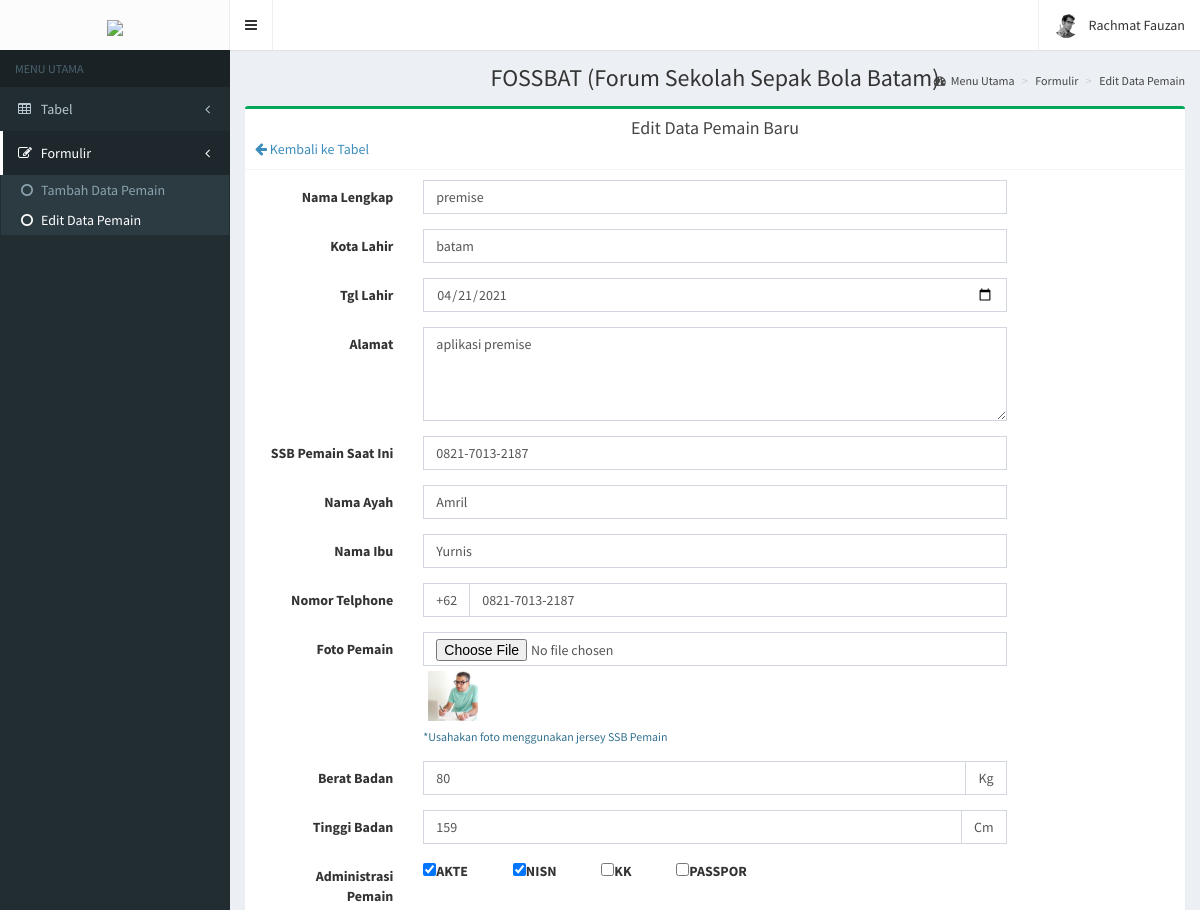
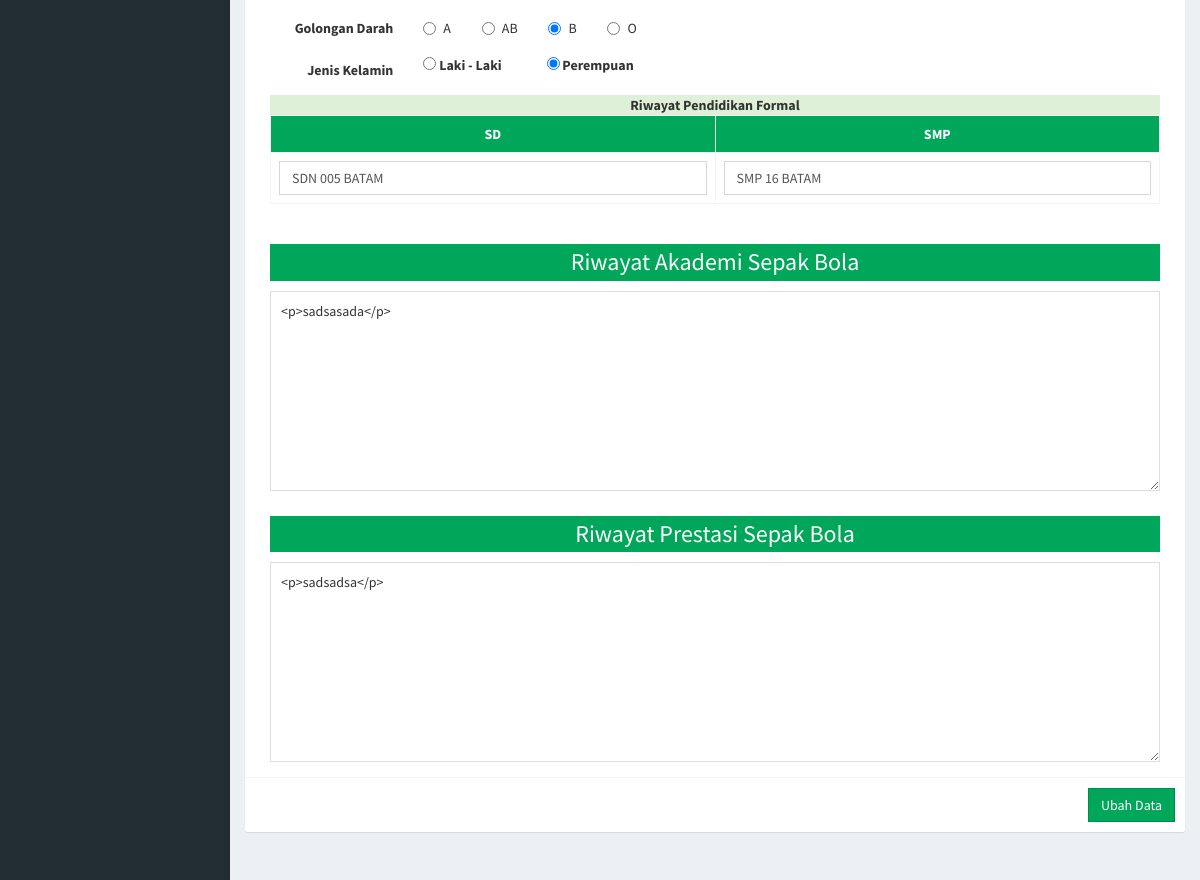
The app's page /admin/editView.php?id=1 (signed in) with its own data (2 pictures, top to bottom).
### tables this page shows
CREATE TABLE `dt_pemain` (
  `id_pemain` int(11) NOT NULL,
  `nama_pemain` varchar(100) NOT NULL,
  `kota` varchar(250) NOT NULL,
  `tgl_lahir` date NOT NULL,
  `alamat` varchar(100) NOT NULL,
  `ssb_now` varchar(50) NOT NULL,
  `ayah` varchar(50) NOT NULL,
  `ibu` varchar(50) NOT NULL,
  `telphone` varchar(20) NOT NULL,
  `gambar` varchar(100) NOT NULL,
  `bb` varchar(15) NOT NULL,
  `tb` varchar(15) NOT NULL,
  `adm` varchar(100) NOT NULL,
  `gol_darah` varchar(10) NOT NULL,
  `jk` varchar(20) NOT NULL,
  `sd` varchar(30) NOT NULL,
  `smp` varchar(30) NOT NULL,
  `rw_akademi` text NOT NULL,
  `rw_prestasi` text NOT NULL
);

### admin/editView.php (the view, shortened to what the rows shown need)
<?php
require ('../config/config.php');
$id = $_GET['id'];
$query = mysqli_query($conn, "SELECT * FROM dt_pemain WHERE id_pemain = '$id'");
$fetch = mysqli_fetch_assoc($query);
?>
<!DOCTYPE html>
<html>
<head>
    <link rel="stylesheet" href="bower_components/bootstrap/dist/css/bootstrap.min.css">
    <link rel="stylesheet" href="bower_components/font-awesome/css/font-awesome.min.css">
    <link rel="stylesheet" href="bower_components/Ionicons/css/ionicons.min.css">
    <link rel="stylesheet" href="bower_components/datatables.net-bs/css/dataTables.bootstrap.min.css">
    <link rel="stylesheet" href="dist/css/AdminLTE.min.css">
    <link rel="stylesheet" href="dist/css/skins/_all-skins.min.css">
    <link rel="stylesheet" href="plugins/bootstrap-wysihtml5/bootstrap3-wysihtml5.min.css">
</head>
<body class="hold-transition skin-black sidebar-mini">
    <div class="wrapper">
        <div class="content-wrapper">
            <section class="content-header">
                <h1 class="text-center">FOSSBAT (Forum Sekolah Sepak Bola Batam)</h1>
            </section>
            <section class="content">
                <div class="row">
                    <div class="col-xs-12">
                        <div class="box box-success">
                            <form class="form-horizontal" method="POST" enctype="multipart/form-data">
                                <div class="box-body">
                                    <div class="col-md-12">
                                        <div class="form-group">
                                            <div class="col-sm-8">
                                                <input type="text" name="nama_pemain" class="form-control"
                                                    id="full_name" value="<?= $fetch['nama_pemain']; ?>">
                                            </div>
                                        </div>
                                        <div class="form-group">
                                            <div class="col-sm-8">
                                                <input type="text" name="kota" class="form-control" id="inputEmail3" value="<?= $fetch['kota']; ?>">
                                            </div>
                                        </div>
                                        <div class="form-group">
                                            <div class="col-sm-8">
                                                <input type="date" name="tgl_lahir" class="form-control"
                                                    id="inputEmail3" value="<?= $fetch['tgl_lahir']; ?>">
                                            </div>
                                        </div>
                                        <div class="form-group">
                                            <div class="col-sm-8">
                                                <textarea name="alamat" id="alamat" class="form-control" cols="20"
                                                    rows="4"><?= $fetch['alamat']; ?></textarea>
                                            </div>
                                        </div>
                                        <div class="form-group">
                                            <div class="col-sm-8">
                                                <input type="text" class="form-control" name="ssb_now" id="inputtext3" value="<?= $fetch['ssb_now']; ?>">
                                            </div>
                                        </div>
                                        <div class="form-group">
                                            <div class="col-sm-8">
                                                <input type="text" class="form-control" id="inputtext3" name="ayah" value="<?= $fetch['ayah']; ?>">
                                            </div>
                                        </div>
                                        <div class="form-group">
                                            <div class="col-sm-8">
                                                <input type="text" class="form-control" id="inputtext3" name="ibu" value="<?= $fetch['ibu']; ?>">
                                            </div>
                                        </div>
                                        <div class="form-group">
                                            <div class="col-sm-8">
                                                <div class="input-group">
                                                    <span class="input-group-addon">+62</span>
                                                    <input type="text" class="form-control" id="inputtext3"
                                                        name="telphone" value="<?= $fetch['telphone']; ?>">
                                                </div>
                                            </div>
                                        </div>
                                        <div class="form-group">
                                            <div class="col-sm-8">
                                                <input type="file" class="form-control" id="inputtext3" name="gambar">
                                                <img src="ft_pemain/<?= $fetch['gambar']?>" style="max-width: 50px; max-height:50px; margin:5px;"> <br>
                                                <small class="text-info">*Usahakan foto menggunakan jersey SSB
                                                    Pemain</small>
                                            </div>
                                        </div>
                                        <div class="form-group">
                                            <div class="col-sm-8">
                                                <div class="input-group">
                                                    <input type="text" class="form-control" id="inputtext3" name="bb" value="<?= $fetch['bb']; ?>">
                                                    <span class="input-group-addon">Kg</span>
                                                </div>
                                            </div>
                                        </div>
                                        <div class="form-group">
                                            <div class="col-sm-8">
                                                <div class="input-group">
                                                    <input type="text" class="form-control" id="inputtext3" name="tb" value="<?= $fetch['tb']; ?>">
                                                    <span class="input-group-addon">Cm</span>
                                                </div>
                                            </div>
                                        </div>
                                        <div class="form-group">
                                            <div class="col-sm-8">
                                                <div class="radio">
                                                    <label>
                                                        <input type="radio" name="gol_darah" value="A" <?php if ($fetch['gol_darah'] == "A") {
                                                        echo "checked";
                                                    } ?>> A
                                                    </label>
                                                    <label style="margin-left: 2em;">
                                                        <input type="radio" name="gol_darah" value="AB" <?php if ($fetch['gol_darah'] == "AB") {
                                                        echo "checked";
                                                    } ?>> AB
                                                    </label>
                                                    <label style="margin-left: 2em;">
                                                        <input type="radio" name="gol_darah" value="B" <?php if ($fetch['gol_darah'] == "B") {
                                                        echo "checked";
                                                    } ?>> B
                                                    </label>
                                                    <label style="margin-left: 2em;">
                                                        <input type="radio" name="gol_darah" value="O" <?php if ($fetch['gol_darah'] == "O") {
                                                        echo "checked";
                                                    } ?>> O
                                                    </label>
                                                </div>
                                            </div>
                                        </div>
                                        <div class="form-group">
                                            <div class="col-sm-8">
                                                <label>
                                                    <input type="radio" name="jk" value="Laki-Laki" <?php if ($fetch['jk'] == "Laki-Laki") {
                                                        echo "checked";
                                                    } ?>> Laki - Laki
                                                </label>
                                                <label style="margin-left: 3em;">
                                                    <input type="radio" name="jk" value="Perempuan" <?php if ($fetch['jk'] == "Perempuan") {
                                                        echo "checked";
                                                    } ?>> Perempuan
                                                </label>
                                            </div>
                                        </div>
                                    </div>
                                    <div class="col-xs-12">
                                        <table class="table table-bordered">
                                            <tr class="bg-green">
                                                <th class="text-center">SD</th>
                                                <th class="text-center">SMP</th>
                                            </tr>
                                            <tr>
                                                <td><input type="text" class="form-control" name="sd" placeholder="SD" value="<?= $fetch['sd']; ?>">
                                                </td>
                                                <td><input type="text" class="form-control" name="smp" value="<?= $fetch['smp']; ?>"
                                                        placeholder="SMP"></td>
                                            </tr>
                                        </table>
                                    </div>
                                    <div class="col-xs-12">
                                        <h3 class="box-title bg-green text-center" style="padding: 5px;">Riwayat Akademi
                                            Sepak Bola</h3>
                                        <textarea class="textarea" placeholder="Place some text here" name="rw_akademi"
                                            style="width: 100%; height: 200px; font-size: 14px; line-height: 18px; border: 1px solid #dddddd; padding: 10px;"><?= $fetch['rw_akademi']; ?></textarea>
                                    </div>
                                    <div class="col-xs-12">
                                        <h3 class="box-title bg-green text-center" style="padding: 5px;">Riwayat
                                            Prestasi Sepak Bola</h3>
                                        <textarea class="textarea" placeholder="Place some text here"
                                            style="width: 100%; height: 200px; font-size: 14px; line-height: 18px; border: 1px solid #dddddd; padding: 10px;"
                                            name="rw_prestasi"><?= $fetch['rw_prestasi']; ?></textarea>
                                    </div>
                                </div>
                            </form>
                        </div>
                    </div>
                </div>
            </section>
        </div>
    </div>
</body>
</html>

### records on screen
dt_pemain: nama_pemain "premise", kota "batam", tgl_lahir "04/21/2021", alamat "aplikasi premise", ssb_now "0821-7013-2187", ayah "Amril", ibu "Yurnis", telphone "0821-7013-2187", gambar (picture), bb "80", tb "159", gol_darah "☐ A", gol_darah "☐ AB", gol_darah "☑ B", gol_darah "☐ O", jk "☐ Laki - Laki", jk "☑ Perempuan", sd "SDN 005 BATAM", smp "SMP 16 BATAM", rw_akademi "<p>sadsasada</p>", rw_prestasi "<p>sadsadsa</p>"

### other values on screen
$_SESSION['data_user']['nama'] "Rachmat Fauzan"
